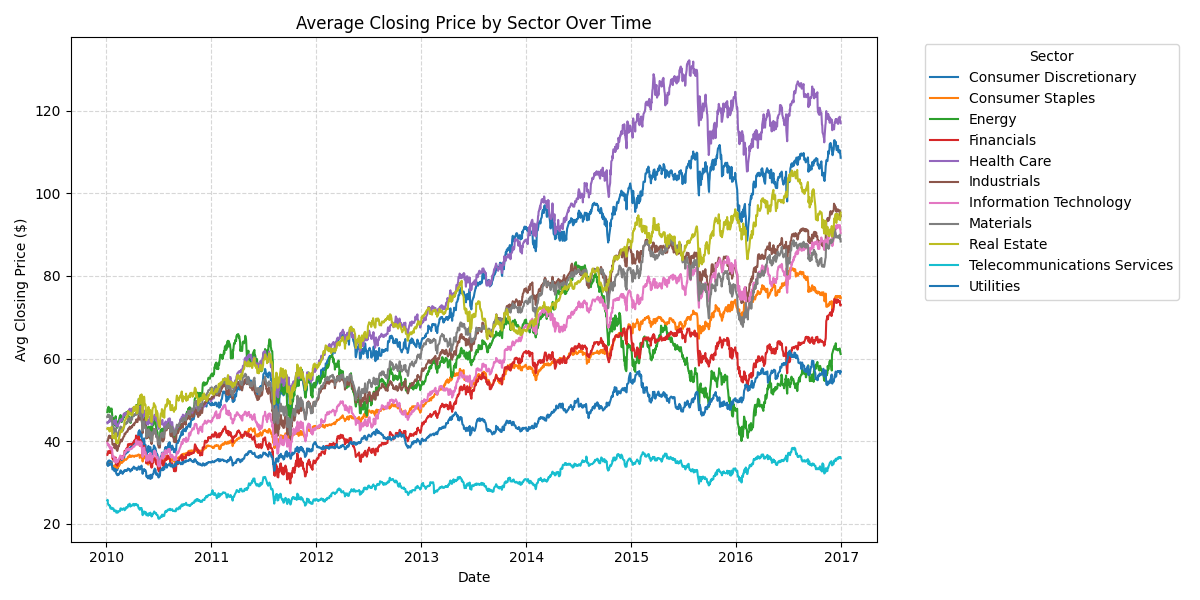

Source code (Python):
import os
import pandas as pd
import matplotlib.pyplot as plt

# Relative path to the CSV
csv_path = os.path.join(os.path.dirname(__file__), '..', 'output', 'META_query_join_price_sector.csv')

# Load CSV and assign column names
df = pd.read_csv(csv_path)
df.columns = ['sp.dt', 'sp.symbol', 'sc.sector', 'sp.open', 'sp.close', 'sp.volume']

# Convert date column
df['sp.dt'] = pd.to_datetime(df['sp.dt'])

# Group by date and sector to compute average close price
avg_close = df.groupby(['sp.dt', 'sc.sector'])['sp.close'].mean().reset_index()

# Plot: Average closing price per sector over time
plt.figure(figsize=(12, 6))
for sector in avg_close['sc.sector'].unique():
    sector_df = avg_close[avg_close['sc.sector'] == sector]
    plt.plot(sector_df['sp.dt'], sector_df['sp.close'], label=sector)

plt.title('Average Closing Price by Sector Over Time')
plt.xlabel('Date')
plt.ylabel('Avg Closing Price ($)')
plt.legend(title='Sector', bbox_to_anchor=(1.05, 1), loc='upper left')
plt.grid(True, linestyle='--', alpha=0.5)
plt.tight_layout()

# Save the plot
output_path = os.path.join(os.path.dirname(__file__), 'META_query_join_price_sector.png')
plt.savefig(output_path)
plt.close()

print(f"✅ Visualization saved to: {output_path}")
